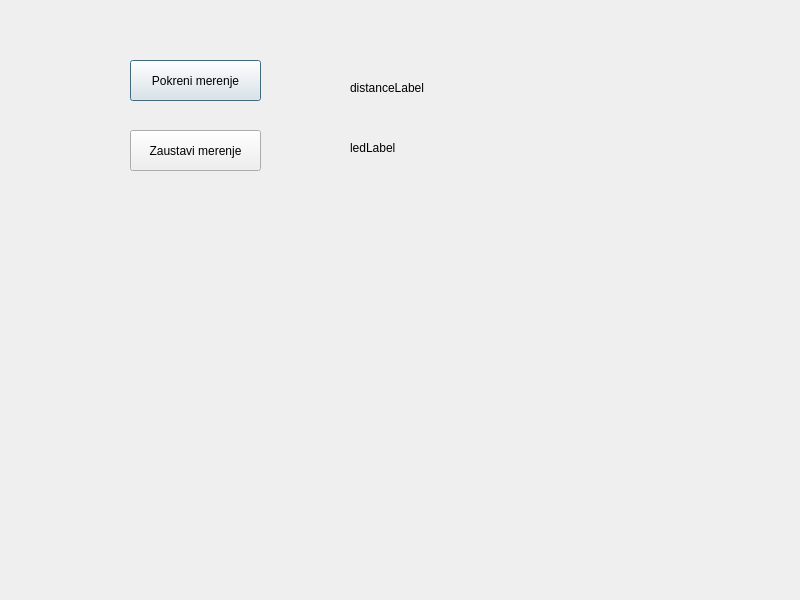
<?xml version="1.0" encoding="UTF-8"?>
<ui version="4.0">
 <class>Dialog</class>
 <widget class="QDialog" name="Dialog">
  <property name="geometry">
   <rect>
    <x>0</x>
    <y>0</y>
    <width>800</width>
    <height>600</height>
   </rect>
  </property>
  <property name="windowTitle">
   <string>Dialog</string>
  </property>
  <widget class="QPushButton" name="StartMeasure">
   <property name="geometry">
    <rect>
     <x>130</x>
     <y>60</y>
     <width>131</width>
     <height>41</height>
    </rect>
   </property>
   <property name="text">
    <string>Pokreni merenje</string>
   </property>
  </widget>
  <widget class="QPushButton" name="StopMeasure">
   <property name="geometry">
    <rect>
     <x>130</x>
     <y>130</y>
     <width>131</width>
     <height>41</height>
    </rect>
   </property>
   <property name="text">
    <string>Zaustavi merenje</string>
   </property>
  </widget>
  <widget class="QLabel" name="distanceLabel">
   <property name="geometry">
    <rect>
     <x>350</x>
     <y>80</y>
     <width>331</width>
     <height>16</height>
    </rect>
   </property>
   <property name="text">
    <string>distanceLabel</string>
   </property>
  </widget>
  <widget class="QLabel" name="ledLabel">
   <property name="geometry">
    <rect>
     <x>350</x>
     <y>140</y>
     <width>361</width>
     <height>16</height>
    </rect>
   </property>
   <property name="text">
    <string>ledLabel</string>
   </property>
  </widget>
 </widget>
 <resources/>
 <connections/>
</ui>
